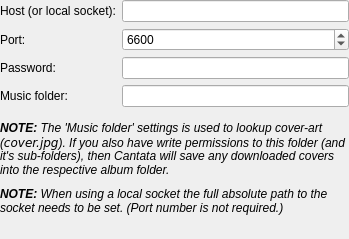
<?xml version="1.0" encoding="UTF-8"?>
<ui version="4.0">
 <class>ServerSettings</class>
 <widget class="QWidget" name="ServerSettings">
  <property name="geometry">
   <rect>
    <x>0</x>
    <y>0</y>
    <width>349</width>
    <height>239</height>
   </rect>
  </property>
  <property name="windowTitle">
   <string>Form</string>
  </property>
  <layout class="QVBoxLayout" name="verticalLayout">
   <property name="margin">
    <number>0</number>
   </property>
   <item>
    <layout class="QFormLayout" name="formLayout">
     <item row="0" column="1">
      <widget class="LineEdit" name="hostLineEdit"/>
     </item>
     <item row="1" column="0">
      <widget class="QLabel" name="label_2">
       <property name="text">
        <string>Port:</string>
       </property>
       <property name="buddy">
        <cstring>portSpinBox</cstring>
       </property>
      </widget>
     </item>
     <item row="1" column="1">
      <widget class="QSpinBox" name="portSpinBox">
       <property name="minimum">
        <number>1</number>
       </property>
       <property name="maximum">
        <number>66000</number>
       </property>
       <property name="value">
        <number>6600</number>
       </property>
      </widget>
     </item>
     <item row="2" column="0">
      <widget class="QLabel" name="label_3b">
       <property name="text">
        <string>Password:</string>
       </property>
       <property name="buddy">
        <cstring>passwordLineEdit</cstring>
       </property>
      </widget>
     </item>
     <item row="2" column="1">
      <widget class="LineEdit" name="passwordLineEdit">
       <property name="echoMode">
        <enum>QLineEdit::Password</enum>
       </property>
      </widget>
     </item>
     <item row="3" column="0">
      <widget class="QLabel" name="label_3">
       <property name="text">
        <string>Music folder:</string>
       </property>
       <property name="buddy">
        <cstring>mpdDir</cstring>
       </property>
      </widget>
     </item>
     <item row="3" column="1">
      <widget class="DirRequester" name="mpdDir"/>
     </item>
     <item row="0" column="0">
      <widget class="QLabel" name="label">
       <property name="text">
        <string>Host (or local socket):</string>
       </property>
       <property name="buddy">
        <cstring>hostLineEdit</cstring>
       </property>
      </widget>
     </item>
    </layout>
   </item>
   <item>
    <spacer name="verticalSpacer">
     <property name="orientation">
      <enum>Qt::Vertical</enum>
     </property>
     <property name="sizeType">
      <enum>QSizePolicy::Fixed</enum>
     </property>
     <property name="sizeHint" stdset="0">
      <size>
       <width>20</width>
       <height>8</height>
      </size>
     </property>
    </spacer>
   </item>
   <item>
    <widget class="QLabel" name="musicFolderNoteLabel">
     <property name="text">
      <string>&lt;i&gt;&lt;b&gt;NOTE:&lt;/b&gt; The 'Music folder' settings is used to lookup cover-art (&lt;code&gt;cover.jpg&lt;/code&gt;). If you also have write permissions to this folder (and it's sub-folders), then Cantata will save any downloaded covers into the respective album folder.&lt;/i&gt;</string>
     </property>
     <property name="wordWrap">
      <bool>true</bool>
     </property>
    </widget>
   </item>
   <item>
    <spacer name="verticalSpacer_3">
     <property name="orientation">
      <enum>Qt::Vertical</enum>
     </property>
     <property name="sizeType">
      <enum>QSizePolicy::Fixed</enum>
     </property>
     <property name="sizeHint" stdset="0">
      <size>
       <width>20</width>
       <height>4</height>
      </size>
     </property>
    </spacer>
   </item>
   <item>
    <widget class="QLabel" name="socketNoteLabel">
     <property name="text">
      <string>&lt;i&gt;&lt;b&gt;NOTE:&lt;/b&gt; When using a local socket the full absolute path to the socket needs to be set. (Port number is not required.)&lt;/i&gt;</string>
     </property>
     <property name="wordWrap">
      <bool>true</bool>
     </property>
    </widget>
   </item>
   <item>
    <spacer name="verticalSpacer_2">
     <property name="orientation">
      <enum>Qt::Vertical</enum>
     </property>
     <property name="sizeHint" stdset="0">
      <size>
       <width>20</width>
       <height>57</height>
      </size>
     </property>
    </spacer>
   </item>
  </layout>
 </widget>
 <customwidgets>
  <customwidget>
   <class>LineEdit</class>
   <extends>QLineEdit</extends>
   <header>lineedit.h</header>
  </customwidget>
  <customwidget>
   <class>DirRequester</class>
   <extends>QLineEdit</extends>
   <header>dirrequester.h</header>
   <container>1</container>
  </customwidget>
 </customwidgets>
 <resources/>
 <connections/>
</ui>
